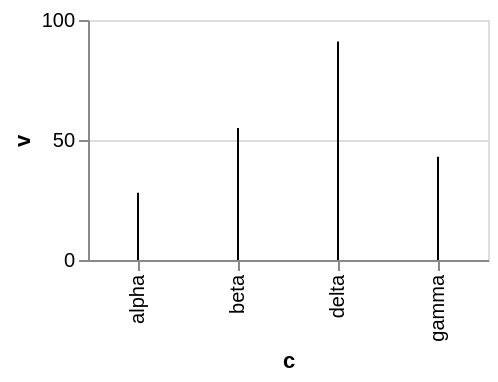

Write the Vega-Lite specification saved for this chart.
### Vega-Lite specification from a JSON file in a GitHub repository (floating-point values rounded to 4 significant figures)
{"$schema": "https://vega.github.io/schema/vega-lite/v6.json", "width": 200, "height": 120, "data": {"values": [{"c": "alpha", "v": 28, "w": 3, "t": "2024-01-07"}, {"c": "beta", "v": 55, "w": 7, "t": "2024-03-19"}, {"c": "gamma", "v": 43, "w": 5, "t": "2024-06-02"}, {"c": "delta", "v": 91, "w": 9, "t": "2024-09-11"}]}, "mark": {"type": "rule", "fill": "darkseagreen"}, "encoding": {"x": {"field": "c", "type": "nominal"}, "y": {"field": "v", "type": "quantitative"}}}
